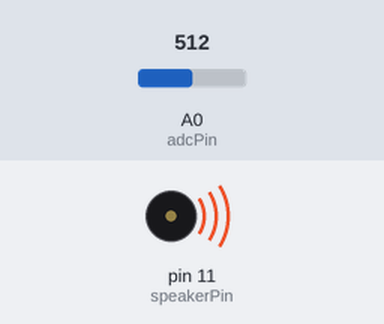
The sketch below on a simulated Arduino Uno, built with avr-gcc and run on an emulated ATmega328P. Parts: buzzer (waves = sounding). Inputs (shaded band) come from the test bench; at power-on: A0 (adcPin) = 512. What the sketch prints to the serial monitor is not drawn.

Above: at 0.05 s.
Timing chart, 0 to 3.0 s (numbered marks = the images above):
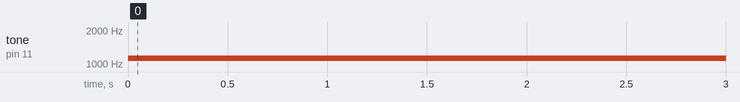

The sketch:

speaker.ino
```cpp
int interval = 150;
int speakerPin = 11;
int adcPin = 0;
int val = 0;
void setup() {
  pinMode(speakerPin, OUTPUT);
  Serial.begin(9600);
}

void loop() {
  int input = analogRead(adcPin);
  val = map(input, 0, 1023, 262, 1976);
  tone(speakerPin, val, interval);
  Serial.println(val);
  delay(interval);
}
```

Measured:
- by itself, tone on pin 11 (speakerPin): silent → 1119 Hz at 0.00 s
